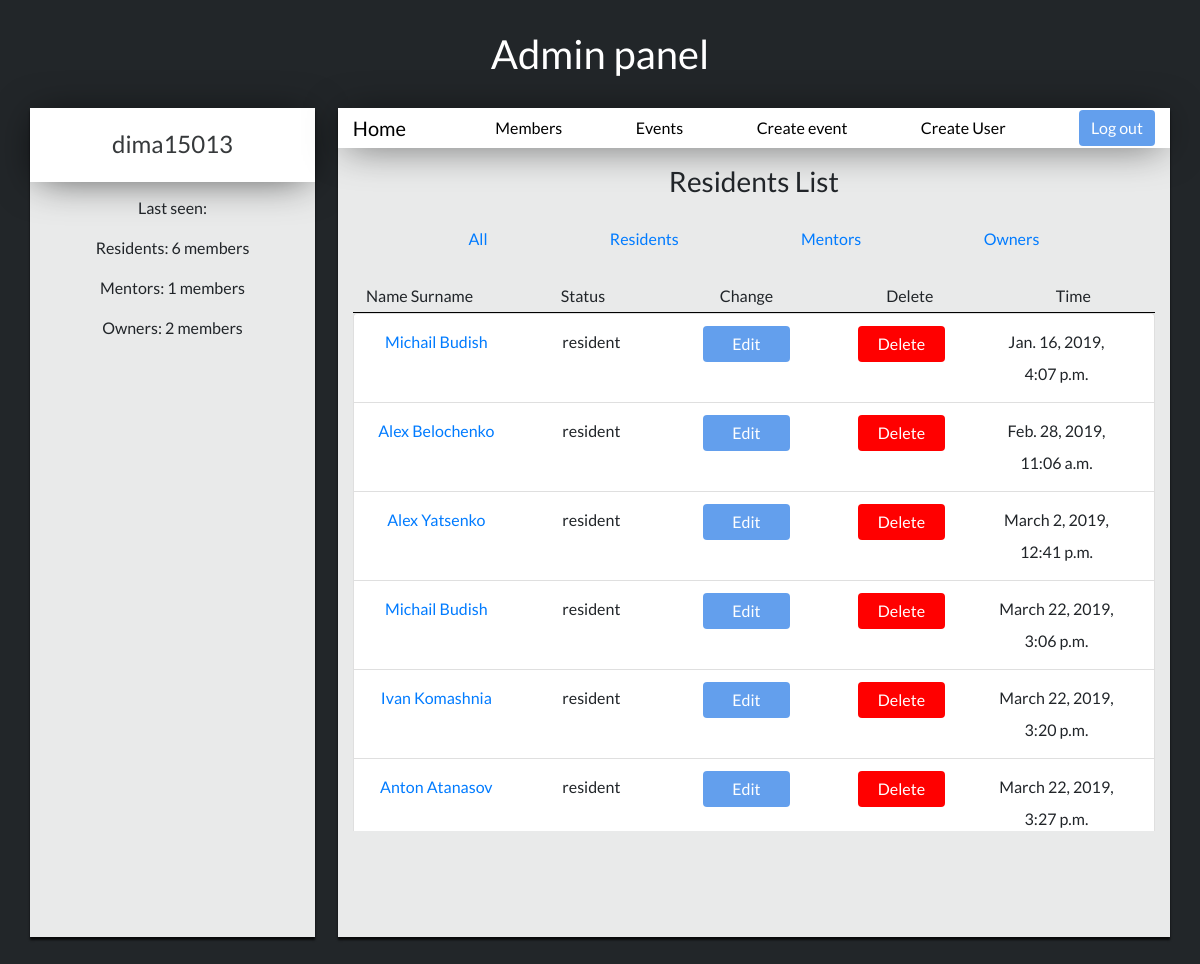
Before: /residents (signed in) with the older database file.
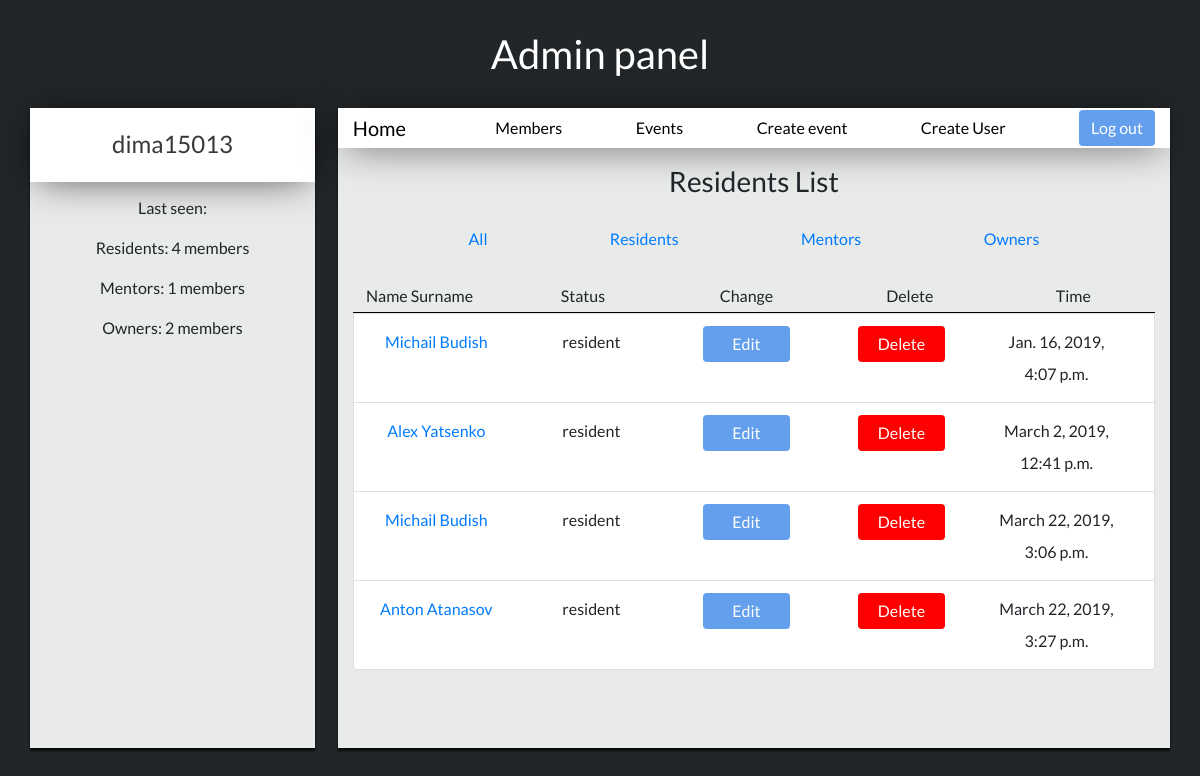
After: the same page with the newer database file.
### login/models.py (models this page shows, shortened)
class User(models.Model):
    superuser = models.IntegerField(default=None)
    name = models.CharField(max_length=30)
    surname = models.CharField(max_length=30)
    username = models.CharField(max_length=30)
    password = models.CharField(max_length=150)
    status = models.CharField(max_length=15)
    birth_date = models.DateTimeField()
    email = models.EmailField(max_length=30, null=True)
    specialization = models.CharField(max_length=30)
    team = models.CharField(max_length=50)
    project = models.CharField(max_length=50)
    last_seen = models.DateTimeField(auto_now=True)
    profile_photo = models.ImageField(upload_to='profile_photos')

### login/views.py (the view)
# urls.py: path('residents', views.list_residents, name='list_residents'),
@login_required
def list_residents(request):
    residents = User.objects.filter(status='resident').count()
    mentors = User.objects.filter(status='mentor').count()
    owners = User.objects.filter(status='owner').count()
    residents_list = User.objects.filter(status='resident')
    return render(request, 'users/index.html', {'list_residents': residents_list,'residents': residents,'mentors': mentors,'owners': owners})

### login/templates/users/index.html (shortened to what the changed rows need)
{% extends 'index-admin-base.html' %}
{% block info_admin %}
{% load staticfiles %}
<link rel="stylesheet" media="all" href="{% static 'css/home-user.css' %}" type="text/css">
    <div>
        <div class="container">
            <div class="row" style="padding: 5%;padding-top: 0;padding-left:0;padding-right:0;">
              <div class="col">
                <div class="userjoin-block">
                    <ul class="list-group">
                        {% for item in list_residents %}
                            <li class="list-group-item">
                                <div class="container list-group">
                                    <div class="row">
                                        <div class="col-sm">
                                                <a href="/user/{{ item.id }}"><p style="text-align:center;margin: 0;line-height: 2;">{{ item.name }} {{ item.surname }}</p></a>
                                        </div>
                                        <div class="col-sm">
                                            <p class="list-text" style="text-align:center;margin: 0;line-height: 2;">{{item.status}}</p>
                                        </div>
                                        <div class="col-sm">
                                            <p style="text-align:center;margin: 0;line-height: 2;"><a href="/user/{{ item.id }}/edit"><button class="btn btn-primary" type="submit" style="width:70%;">Edit</button></a></p>
                                        </div>
                                        <div class="col-sm">
                                            <p style="text-align:center;margin: 0;line-height: 2;"><a href="/user/{{ item.id }}/delete"><button class="btn btn-primary" type="submit" style="background: red; width:70%;" >Delete</button></a></p>
                                        </div>
                                        <div class="col-sm">
                                            <p style="text-align:center;margin: 0;line-height: 2;">{{item.last_seen}}</p>
                                        </div>
                                    </div>
                                </div>
                            </li>
                        {% endfor %}
                    </ul>
                </div>
            </div>
        </div>
    </div>
    </div>
{% endblock %}

### login/templates/index-admin-base.html (shortened to what this page needs)
{% extends "base.html" %}
{% block content %}
{% load staticfiles %}
<link rel="stylesheet" media="all" href="{% static 'css/home-user.css' %}" type="text/css">
<link rel="stylesheet" media="all" href="{% static 'css/home.css' %}" type="text/css">
<h1 class="profile-h1">Admin panel</h1>
<div class="container">
    <div class="row">
        <div class="info-block">
            <div class="photo-block">
                <h4 class="name-text">{{ user.username }}</h4>
            </div>
            <div class="status-block">
                <p>Last seen: {{ last_seen.time }}</p>
                <p>Residents: {{ residents }} members</p>
                <p>Mentors: {{ mentors }} members</p>
                <p>Owners: {{ owners }} members</p>
            </div>
        </div>
        <div class="statistic-block">
            <div class="navbar-block">
                <nav class="navbar navbar-expand-lg">
                    <div class="container">
                        <div class="navbar-brand"> <a class="navbar-link" href="{% url 'index' %}" style="color:black;">Home</a> </div>
                        <a href="{% url 'list_users' %}" style="color:black;"> Members </a>
                        <a href="{% url 'list_events' %}" style="color:black;"> Events </a>
                        <a href="{% url 'create_event' %}" style="color:black;"> Create event </a>
                        <a href="{% url 'register' %}" style="color:black;"> Create User </a>
                        <a href="{% url 'logout' %}"><button class="btn btn-primary" type="submit" >Log out</button></a>
                    </div>
                </nav>
            </div>
            <div class="information-block">
                {% block info_admin %}
                {% endblock %}
            </div>
        </div>
    </div>
</div>
{% endblock %}

Changed rows visible on the page:
removed User: name "Alex", surname "Belochenko", status "resident", last_seen "Feb. 28, 2019, 11:06 a.m."
removed User: name "Ivan", surname "Komashnia", status "resident", last_seen "March 22, 2019, 3:20 p.m."
Other visible differences:
{{ residents }}: "6" → "4"
